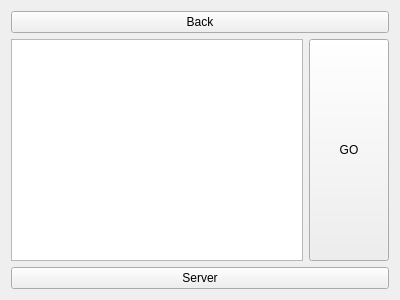
<?xml version="1.0" encoding="UTF-8"?>
<ui version="4.0">
 <class>ReadyPage</class>
 <widget class="QWidget" name="ReadyPage">
  <property name="geometry">
   <rect>
    <x>0</x>
    <y>0</y>
    <width>400</width>
    <height>300</height>
   </rect>
  </property>
  <property name="sizePolicy">
   <sizepolicy hsizetype="Expanding" vsizetype="Expanding">
    <horstretch>0</horstretch>
    <verstretch>0</verstretch>
   </sizepolicy>
  </property>
  <property name="windowTitle">
   <string>Select a map</string>
  </property>
  <layout class="QGridLayout" name="gridLayout">
   <item row="0" column="0" colspan="2">
    <widget class="QPushButton" name="back">
     <property name="text">
      <string>Back</string>
     </property>
    </widget>
   </item>
   <item row="2" column="0" colspan="2">
    <widget class="QPushButton" name="server">
     <property name="text">
      <string>Server</string>
     </property>
    </widget>
   </item>
   <item row="1" column="1">
    <widget class="QPushButton" name="go">
     <property name="sizePolicy">
      <sizepolicy hsizetype="Maximum" vsizetype="Expanding">
       <horstretch>0</horstretch>
       <verstretch>0</verstretch>
      </sizepolicy>
     </property>
     <property name="text">
      <string>GO</string>
     </property>
    </widget>
   </item>
   <item row="1" column="0">
    <widget class="QListWidget" name="listWidget"/>
   </item>
  </layout>
 </widget>
 <resources/>
 <connections/>
</ui>
